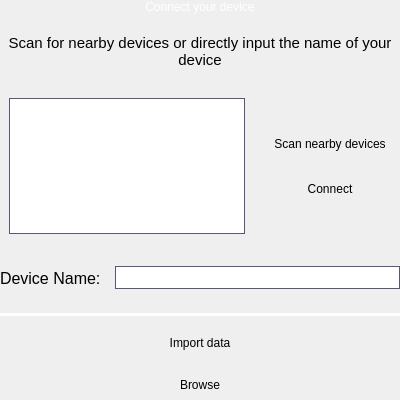
                    <widget class="QFrame" name="frame_BT">
                     <property name="maximumSize">
                      <size>
                       <width>400</width>
                       <height>400</height>
                      </size>
                     </property>
                     <property name="styleSheet">
                      <string notr="true">/*border: 1px solid rgb(72, 76, 106);
border-radius: 5px */
border: none</string>
                     </property>
                     <property name="frameShape">
                      <enum>QFrame::StyledPanel</enum>
                     </property>
                     <property name="frameShadow">
                      <enum>QFrame::Raised</enum>
                     </property>
                     <layout class="QVBoxLayout" name="verticalLayout_6">
                      <property name="spacing">
                       <number>20</number>
                      </property>
                      <property name="leftMargin">
                       <number>0</number>
                      </property>
                      <property name="topMargin">
                       <number>0</number>
                      </property>
                      <property name="rightMargin">
                       <number>0</number>
                      </property>
                      <property name="bottomMargin">
                       <number>0</number>
                      </property>
                      <item>
                       <widget class="QLabel" name="label_explore_name_2">
                        <property name="maximumSize">
                         <size>
                          <width>16777215</width>
                          <height>30</height>
                         </size>
                        </property>
                        <property name="styleSheet">
                         <string notr="true">border: none;
color: #FFF</string>
                        </property>
                        <property name="text">
                         <string>&lt;html&gt;&lt;head/&gt;&lt;body&gt;&lt;p&gt;Connect your device&lt;/p&gt;&lt;/body&gt;&lt;/html&gt;</string>
                        </property>
                        <property name="alignment">
                         <set>Qt::AlignCenter</set>
                        </property>
                       </widget>
                      </item>
                      <item>
                       <widget class="QLabel" name="label_10">
                        <property name="styleSheet">
                         <string notr="true">font: 11pt
</string>
                        </property>
                        <property name="text">
                         <string>&lt;!DOCTYPE HTML PUBLIC &quot;-//W3C//DTD HTML 4.0//EN&quot; &quot;http://www.w3.org/TR/REC-html40/strict.dtd&quot;&gt;
&lt;html&gt;&lt;head&gt;&lt;meta name=&quot;qrichtext&quot; content=&quot;1&quot; /&gt;&lt;style type=&quot;text/css&quot;&gt;
p, li { white-space: pre-wrap; }
&lt;/style&gt;&lt;/head&gt;&lt;body style=&quot; font-family:'.SF NS Text'; font-size:13pt; font-weight:400; font-style:normal;&quot;&gt;
&lt;p align=&quot;center&quot; style=&quot; margin-top:12px; margin-bottom:12px; margin-left:0px; margin-right:0px; -qt-block-indent:0; text-indent:0px;&quot;&gt;&lt;span style=&quot; font-size:11pt;&quot;&gt;Scan for nearby devices or directly input the name of your device&lt;/span&gt;&lt;/p&gt;&lt;/body&gt;&lt;/html&gt;</string>
                        </property>
                        <property name="wordWrap">
                         <bool>true</bool>
                        </property>
                       </widget>
                      </item>
                      <item>
                       <widget class="QFrame" name="frame">
                        <property name="sizePolicy">
                         <sizepolicy hsizetype="Preferred" vsizetype="Preferred">
                          <horstretch>0</horstretch>
                          <verstretch>0</verstretch>
                         </sizepolicy>
                        </property>
                        <property name="styleSheet">
                         <string notr="true">border:none
</string>
                        </property>
                        <property name="frameShape">
                         <enum>QFrame::StyledPanel</enum>
                        </property>
                        <property name="frameShadow">
                         <enum>QFrame::Raised</enum>
                        </property>
                        <layout class="QHBoxLayout" name="horizontalLayout_9">
                         <property name="leftMargin">
                          <number>0</number>
                         </property>
                         <property name="topMargin">
                          <number>0</number>
                         </property>
                         <property name="rightMargin">
                          <number>0</number>
                         </property>
                         <property name="bottomMargin">
                          <number>0</number>
                         </property>
                         <item>
                          <widget class="QFrame" name="frame_5">
                           <property name="frameShape">
                            <enum>QFrame::StyledPanel</enum>
                           </property>
                           <property name="frameShadow">
                            <enum>QFrame::Raised</enum>
                           </property>
                           <layout class="QVBoxLayout" name="verticalLayout_24">
                            <item>
                             <widget class="QListWidget" name="list_devices">
                              <property name="cursor" stdset="0">
                               <cursorShape>ArrowCursor</cursorShape>
                              </property>
                              <property name="styleSheet">
                               <string notr="true">border: 1px solid rgb(84, 89, 124);
color: #FFFFFF;</string>
                              </property>
                             </widget>
                            </item>
                           </layout>
                          </widget>
                         </item>
                         <item>
                          <widget class="QFrame" name="frame_btns_scan_connect">
                           <property name="maximumSize">
                            <size>
                             <width>16777215</width>
                             <height>80</height>
                            </size>
                           </property>
                           <property name="styleSheet">
                            <string notr="true">QCheckBox{
	color:#FFF;
	border: none;
}

QLabel{
	color: #FFF;
}

QFrame{
	border:none;
}</string>
                           </property>
                           <property name="frameShape">
                            <enum>QFrame::StyledPanel</enum>
                           </property>
                           <property name="frameShadow">
                            <enum>QFrame::Raised</enum>
                           </property>
                           <layout class="QVBoxLayout" name="verticalLayout_17">
                            <property name="spacing">
                             <number>10</number>
                            </property>
                            <property name="leftMargin">
                             <number>0</number>
                            </property>
                            <property name="topMargin">
                             <number>0</number>
                            </property>
                            <property name="rightMargin">
                             <number>0</number>
                            </property>
                            <property name="bottomMargin">
                             <number>0</number>
                            </property>
                            <item>
                             <widget class="QPushButton" name="btn_scan">
                              <property name="sizePolicy">
                               <sizepolicy hsizetype="Preferred" vsizetype="Preferred">
                                <horstretch>0</horstretch>
                                <verstretch>0</verstretch>
                               </sizepolicy>
                              </property>
                              <property name="minimumSize">
                               <size>
                                <width>140</width>
                                <height>30</height>
                               </size>
                              </property>
                              <property name="cursor">
                               <cursorShape>PointingHandCursor</cursorShape>
                              </property>
                              <property name="text">
                               <string>Scan nearby devices</string>
                              </property>
                             </widget>
                            </item>
                            <item>
                             <widget class="QPushButton" name="btn_connect">
                              <property name="sizePolicy">
                               <sizepolicy hsizetype="Preferred" vsizetype="Preferred">
                                <horstretch>0</horstretch>
                                <verstretch>0</verstretch>
                               </sizepolicy>
                              </property>
                              <property name="minimumSize">
                               <size>
                                <width>140</width>
                                <height>30</height>
                               </size>
                              </property>
                              <property name="cursor">
                               <cursorShape>PointingHandCursor</cursorShape>
                              </property>
                              <property name="text">
                               <string>Connect</string>
                              </property>
                             </widget>
                            </item>
                           </layout>
                          </widget>
                         </item>
                        </layout>
                       </widget>
                      </item>
                      <item>
                       <widget class="QFrame" name="frame_6">
                        <property name="minimumSize">
                         <size>
                          <width>0</width>
                          <height>30</height>
                         </size>
                        </property>
                        <property name="frameShape">
                         <enum>QFrame::StyledPanel</enum>
                        </property>
                        <property name="frameShadow">
                         <enum>QFrame::Raised</enum>
                        </property>
                        <layout class="QHBoxLayout" name="horizontalLayout_10">
                         <property name="spacing">
                          <number>10</number>
                         </property>
                         <property name="leftMargin">
                          <number>0</number>
                         </property>
                         <property name="topMargin">
                          <number>0</number>
                         </property>
                         <property name="rightMargin">
                          <number>0</number>
                         </property>
                         <property name="bottomMargin">
                          <number>0</number>
                         </property>
                         <item>
                          <widget class="QLabel" name="label_9">
                           <property name="styleSheet">
                            <string notr="true">font: 12pt;</string>
                           </property>
                           <property name="text">
                            <string>Device Name: </string>
                           </property>
                          </widget>
                         </item>
                         <item>
                          <widget class="QLineEdit" name="dev_name_input">
                           <property name="styleSheet">
                            <string notr="true">color: #FFF;
border: 1px solid rgb(84, 89, 124);
/*background-color: rgb(83, 88, 123);*/
font: 12pt;
</string>
                           </property>
                           <property name="placeholderText">
                            <string>Explore_XXXX or XXXX</string>
                           </property>
                          </widget>
                         </item>
                        </layout>
                       </widget>
                      </item>
                      <item>
                       <widget class="Line" name="line">
                        <property name="styleSheet">
                         <string notr="true">background-color: rgb(255, 255, 255);
border: none</string>
                        </property>
                        <property name="orientation">
                         <enum>Qt::Horizontal</enum>
                        </property>
                       </widget>
                      </item>
                      <item>
                       <widget class="QLabel" name="label_8">
                        <property name="text">
                         <string>Import data</string>
                        </property>
                        <property name="alignment">
                         <set>Qt::AlignCenter</set>
                        </property>
                       </widget>
                      </item>
                      <item alignment="Qt::AlignHCenter|Qt::AlignVCenter">
                       <widget class="QPushButton" name="btn_import_data">
                        <property name="sizePolicy">
                         <sizepolicy hsizetype="Preferred" vsizetype="Preferred">
                          <horstretch>0</horstretch>
                          <verstretch>0</verstretch>
                         </sizepolicy>
                        </property>
                        <property name="minimumSize">
                         <size>
                          <width>150</width>
                          <height>30</height>
                         </size>
                        </property>
                        <property name="maximumSize">
                         <size>
                          <width>150</width>
                          <height>16777215</height>
                         </size>
                        </property>
                        <property name="cursor">
                         <cursorShape>PointingHandCursor</cursorShape>
                        </property>
                        <property name="text">
                         <string>Browse</string>
                        </property>
                       </widget>
                      </item>
                     </layout>
                    </widget>
